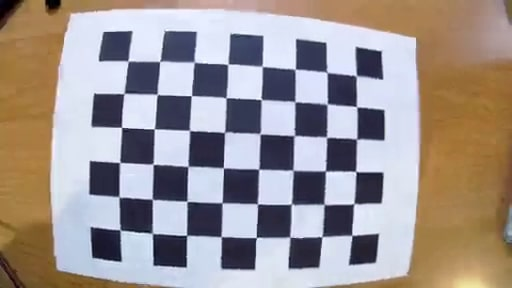
#> input picture scripts/img1.jpg, 512 x 288 px; its folder holds only this picture in this run
$ python calibrate.py --pattern img1.jpg
#> lines starting #> are read from the running program, lines starting #| are printed output that depends on the picture; long printed decimals are rounded
"""
Calibration script
"""
import cv2
import numpy as np
import os
import glob
import argparse
from datetime import datetime

def parse_arguments():
    """
    Parse command-line arguments for camera calibration script.
    """
    parser = argparse.ArgumentParser(description='Camera Calibration Script')
    parser.add_argument('-d', '--directory',
                        type=str,
                        default='.',
                        help='Directory containing calibration images (default: current directory)')
    parser.add_argument('-p', '--pattern',
                        type=str,
                        default='*.jpg',
                        help='Image file pattern to match (default: *.jpg)')
    parser.add_argument('-c', '--checkerboard',
                        nargs=2,
                        type=int,
                        default=[6, 8],
                        help='Checkerboard dimensions (width height, default: 6 8)')
    return parser.parse_args()

def main():
    args = parse_arguments()

    CHECKERBOARD = tuple(args.checkerboard)

    criteria = (cv2.TERM_CRITERIA_EPS + cv2.TERM_CRITERIA_MAX_ITER, 30, 0.001)

    threedpoints = []
    twodpoints = []

    objectp3d = np.zeros((1, CHECKERBOARD[0] * CHECKERBOARD[1], 3), np.float32)
    objectp3d[0, :, :2] = np.mgrid[0:CHECKERBOARD[0], 0:CHECKERBOARD[1]].T.reshape(-1, 2)

    image_path = os.path.join(args.directory, args.pattern)
    images = glob.glob(image_path)

    if not images:
        print(f"No images found in {args.directory} matching pattern {args.pattern}")
        return

    print(f"Found {len(images)} images for calibration")

    for filename in images:
        image = cv2.imread(filename)
#> image is the input picture: shape (288, 512, 3); mean B, G, R 146.8, 148.8, 158.4
        grayColor = cv2.cvtColor(image, cv2.COLOR_BGR2GRAY)
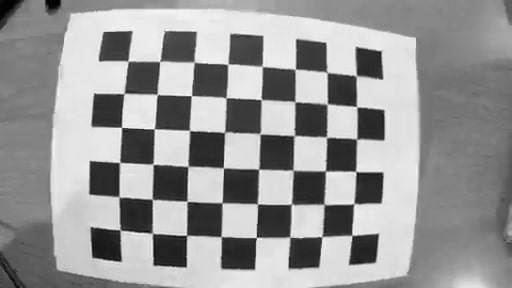
#> grayColor: shape (288, 512); min 0, max 253, mean 151.5

        ret, corners = cv2.findChessboardCorners(
                grayColor, CHECKERBOARD,
                cv2.CALIB_CB_ADAPTIVE_THRESH +
                cv2.CALIB_CB_FAST_CHECK +
                cv2.CALIB_CB_NORMALIZE_IMAGE)
#> ret = True; corners = 48 rows, first 8: [120, 229.5], [119.1, 196.8], [120.2, 162.5], [121.5, 127.3], [124, 93.54], [128.2, 61.15], [152.7, 233.3], [152.4, 199.5]

        if ret:
            threedpoints.append(objectp3d)


            corners2 = cv2.cornerSubPix(
                grayColor, corners, (11, 11), (-1, -1), criteria)
#> corners2 = 48 rows, first 8: [120.2, 229.9], [118.9, 196.9], [119.6, 162.5], [121.6, 127.3], [123.8, 93.45], [128.1, 60.96], [152.3, 233.3], [152.3, 199.3]

            twodpoints.append(corners2)

            image_with_corners = cv2.drawChessboardCorners(image,
                                CHECKERBOARD,
                                corners2, ret)
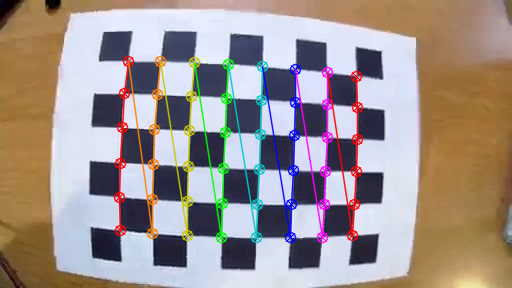
#> image_with_corners: shape (288, 512, 3); mean B, G, R 143.8, 147.2, 158.8

            cv2.imshow('Detected Corners', image_with_corners)
            cv2.waitKey(0)

    cv2.destroyAllWindows()

    if not threedpoints:
        print("No valid calibration images found.")
        return

    h, w = image.shape[:2]
#> h = 288; w = 512

    ret, matrix, distortion, r_vecs, t_vecs = cv2.calibrateCamera(
        threedpoints, twodpoints, grayColor.shape[::-1], None, None)
#> ret = 0.218; matrix = [[486.9, 0, 259.4], [0, 483.9, 140.2], [0, 0, 1]]; distortion = [[-0.966, 4.19, 0.00271, -0.0134, -18.19]]; r_vecs = ([0.072, -0.185, -1.53],); t_vecs = ([-4.03, 2.63, 12.86],)

    print("\nCamera Calibration Results:")
    print(" Camera matrix:")
    print(matrix)
#| [[486.866     0.         259.389]
#|  [  0.         483.876 140.159]
#|  [  0.           0.           1.        ]]
    print("\n Distortion coefficient:")
    print(distortion)
#| [[-9.65864289e-01  4.18515406e+00  2.71344637e-03 -1.34172655e-02
#|   -1.81932855e+01]]
    print("\n Rotation Vectors:")
    print(r_vecs)
#| (array([[ 0.07199],
#|        [-0.185],
#|        [-1.526]]),)
    print("\n Translation Vectors:")
    print(t_vecs)
#| (array([[-4.030],
#|        [ 2.626],
#|        [12.864]]),)

    calibration_dir = 'calibration'
    if not os.path.exists(calibration_dir):
        os.makedirs(calibration_dir)


    current_time = datetime.now().strftime('%Y%m%d_%H%M%S')
    output_dir_np = os.path.join(calibration_dir, current_time)
    output_dir_txt = os.path.join(calibration_dir, current_time)

    os.makedirs(output_dir_np, exist_ok=True)
    os.makedirs(output_dir_txt, exist_ok=True)

    np.save(os.path.join(output_dir_np, 'camera_matrix.npy'), matrix)
    np.save(os.path.join(output_dir_np, 'distortion_coefficients.npy'), distortion)
    np.save(os.path.join(output_dir_np, 'rotation_vectors.npy'), r_vecs)
    np.save(os.path.join(output_dir_np, 'translation_vectors.npy'), t_vecs)

    np.savetxt(os.path.join(output_dir_txt, 'camera_matrix.txt'), matrix)
    np.savetxt(os.path.join(output_dir_txt, 'distortion_coefficients.txt'), distortion)

    print(f"\nCalibration results saved in {output_dir_np}")

if __name__ == "__main__":
    main()

$ run again, on scripts/pepepe.jpg
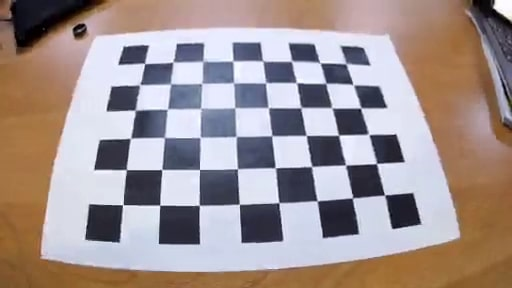
#> input picture scripts/pepepe.jpg, 512 x 288 px
#> in main, image is the input picture: shape (288, 512, 3); mean B, G, R 145.9, 147.1, 160.9
#> in main, `grayColor = cv2.cvtColor(image, cv2.COLOR_BGR2GRAY)`:
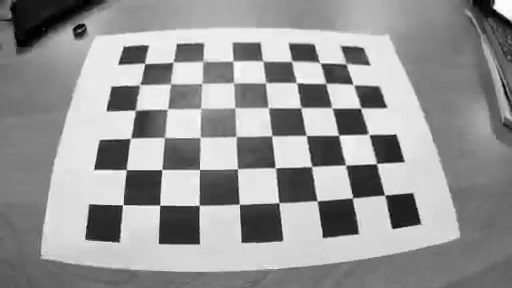
#> grayColor: shape (288, 512); min 0, max 254, mean 151.1
#> in main, `ret, corners = cv2.findChessboardCorners( grayColor, CHECKERBOARD, cv2..`: ret = True; corners = 48 rows, first 8: [345.9, 64.37], [353.3, 84.92], [360.8, 108], [369.1, 134.4], [376.4, 163.5], [384.8, 194.9], [320.6, 62.95], [325.8, 83.15]
#> corners2 = 48 rows, first 8: [346.1, 63.61], [353.4, 84.57], [360.7, 107.9], [368.7, 134.3], [376.5, 163.5], [384.7, 195.1], [319.9, 62.66], [325.6, 83.34]
#> in main, `image_with_corners = cv2.drawChessboardCorners(image, CHECKERBOARD, co..`:
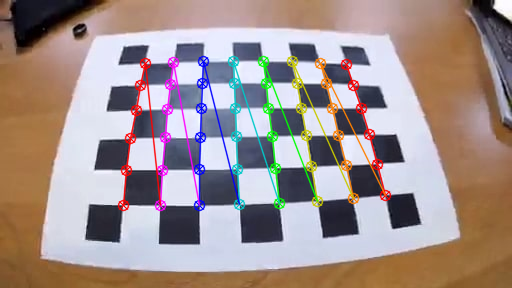
#> image_with_corners: shape (288, 512, 3); mean B, G, R 142.7, 145, 160.7
#> in main, `ret, matrix, distortion, r_vecs, t_vecs = cv2.calibrateCamera( threedp..`: ret = 0.245; matrix = [[296.3, 0, 248.1], [0, 288.5, 141.7], [0, 0, 1]]; distortion = [[-0.233, -0.323, -0.00369, 0.00308, 0.839]]; r_vecs = ([-0.458, 0.333, 1.49],); t_vecs = ([3.48, -2.84, 10.02],)
#| [[296.334   0.         248.132]
#|  [  0.         288.498 141.740]
#|  [  0.           0.           1.        ]]
#| [[-0.2331 -0.3234 -0.003686  0.003084  0.8392]]
#| (array([[-0.4576],
#|        [ 0.3334],
#|        [ 1.494]]),)
#| (array([[ 3.475],
#|        [-2.843],
#|        [10.020]]),)

$ run again, on scripts/img2.jpg
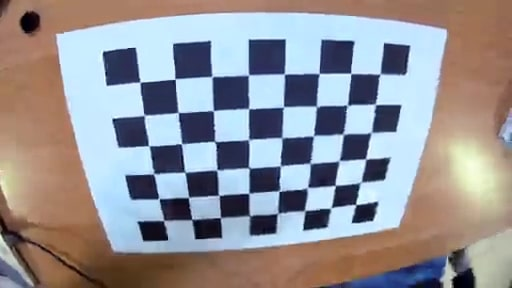
#> input picture scripts/img2.jpg, 512 x 288 px
#> in main, image is the input picture: shape (288, 512, 3); mean B, G, R 150.9, 146.5, 148.1
#> in main, `grayColor = cv2.cvtColor(image, cv2.COLOR_BGR2GRAY)`:
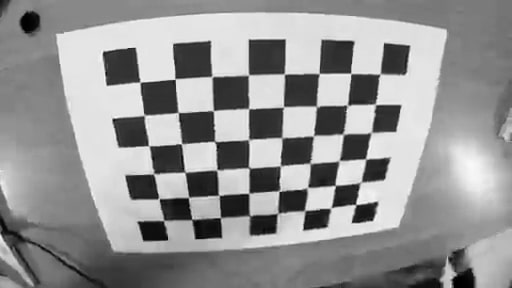
#> grayColor: shape (288, 512); min 0, max 250, mean 147.5
#> in main, `ret, corners = cv2.findChessboardCorners( grayColor, CHECKERBOARD, cv2..`: ret = True; corners = 48 rows, first 8: [380.1, 73.7], [375.6, 104.3], [370.9, 131.8], [365.7, 158.8], [361.2, 181.1], [355.8, 204.4], [350.8, 73.49], [347.1, 104.8]
#> corners2 = 48 rows, first 8: [379.8, 74.15], [375.1, 104.4], [371.2, 132.7], [365.6, 158.8], [360.5, 182.5], [355.7, 204.5], [350.7, 73.38], [347.2, 105.2]
#> in main, `image_with_corners = cv2.drawChessboardCorners(image, CHECKERBOARD, co..`:
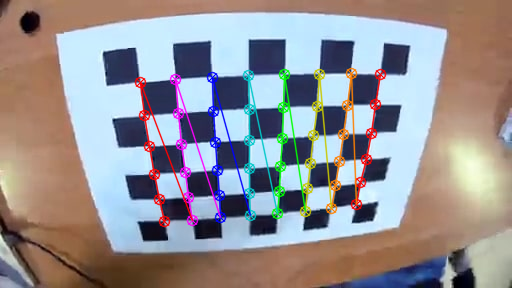
#> image_with_corners: shape (288, 512, 3); mean B, G, R 148.1, 144.9, 149
#> in main, `ret, matrix, distortion, r_vecs, t_vecs = cv2.calibrateCamera( threedp..`: ret = 0.263; matrix = [[278.6, 0, 237.8], [0, 265.5, 148], [0, 0, 1]]; distortion = [[-0.277, 0.132, -0.00264, 0.0132, -0.0974]]; r_vecs = ([0.249, -0.416, 1.5],); t_vecs = ([4.26, -2.34, 7.79],)
#| [[278.612   0.         237.819]
#|  [  0.         265.528 148.007]
#|  [  0.           0.           1.        ]]
#| [[-0.2766  0.1325 -0.002641  0.0132  -0.09742]]
#| (array([[ 0.2495],
#|        [-0.4158],
#|        [ 1.500]]),)
#| (array([[ 4.258],
#|        [-2.338],
#|        [ 7.790]]),)
